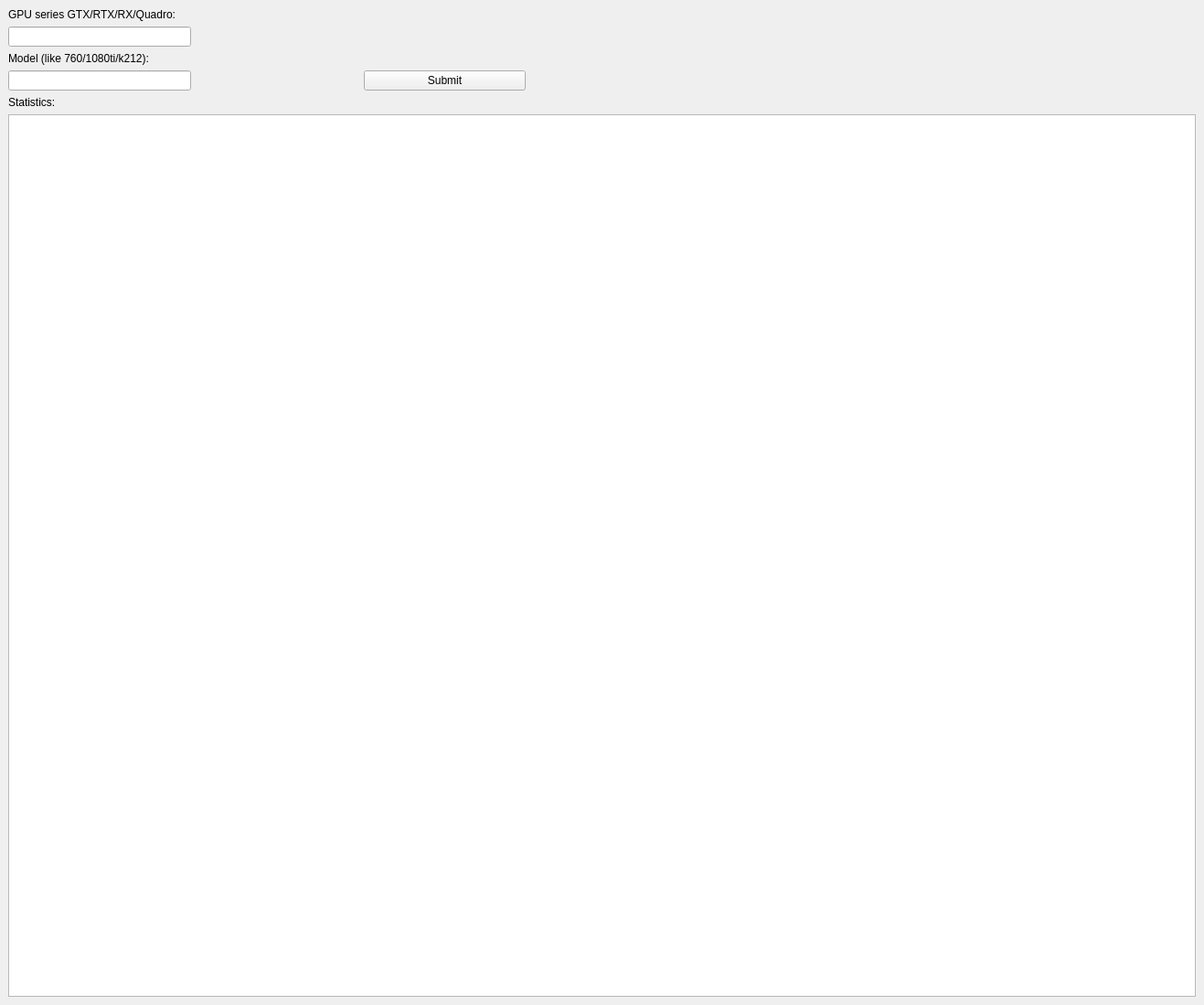
<?xml version="1.0" encoding="UTF-8"?>
<ui version="4.0">
 <class>MainWindow</class>
 <widget class="QMainWindow" name="MainWindow">
  <property name="geometry">
   <rect>
    <x>0</x>
    <y>0</y>
    <width>1317</width>
    <height>1099</height>
   </rect>
  </property>
  <property name="maximumSize">
   <size>
    <width>14000</width>
    <height>16777215</height>
   </size>
  </property>
  <property name="windowTitle">
   <string>MainWindow</string>
  </property>
  <widget class="QWidget" name="centralwidget">
   <layout class="QGridLayout" name="gridLayout">
    <item row="1" column="0">
     <widget class="QLineEdit" name="inputSERIES">
      <property name="maximumSize">
       <size>
        <width>200</width>
        <height>16777215</height>
       </size>
      </property>
     </widget>
    </item>
    <item row="2" column="0" colspan="7">
     <widget class="QLabel" name="labelMODEL">
      <property name="text">
       <string>Model (like 760/1080ti/k212):</string>
      </property>
     </widget>
    </item>
    <item row="0" column="0" colspan="7">
     <widget class="QLabel" name="labelGPU">
      <property name="text">
       <string>GPU series GTX/RTX/RX/Quadro:</string>
      </property>
     </widget>
    </item>
    <item row="5" column="1">
     <spacer name="horizontalSpacer">
      <property name="orientation">
       <enum>Qt::Horizontal</enum>
      </property>
      <property name="sizeType">
       <enum>QSizePolicy::Fixed</enum>
      </property>
      <property name="sizeHint" stdset="0">
       <size>
        <width>120</width>
        <height>20</height>
       </size>
      </property>
     </spacer>
    </item>
    <item row="7" column="0">
     <widget class="QLabel" name="labelSTATS">
      <property name="text">
       <string>Statistics:</string>
      </property>
     </widget>
    </item>
    <item row="5" column="0">
     <widget class="QLineEdit" name="inputMODEL">
      <property name="maximumSize">
       <size>
        <width>200</width>
        <height>16777215</height>
       </size>
      </property>
     </widget>
    </item>
    <item row="8" column="0" colspan="7">
     <widget class="QTextBrowser" name="textBrowser">
      <property name="maximumSize">
       <size>
        <width>2177</width>
        <height>16777215</height>
       </size>
      </property>
     </widget>
    </item>
    <item row="5" column="2">
     <widget class="QPushButton" name="buttonSUBMIT">
      <property name="enabled">
       <bool>true</bool>
      </property>
      <property name="maximumSize">
       <size>
        <width>300</width>
        <height>16777215</height>
       </size>
      </property>
      <property name="text">
       <string>Submit</string>
      </property>
     </widget>
    </item>
   </layout>
  </widget>
 </widget>
 <resources/>
 <connections/>
</ui>
